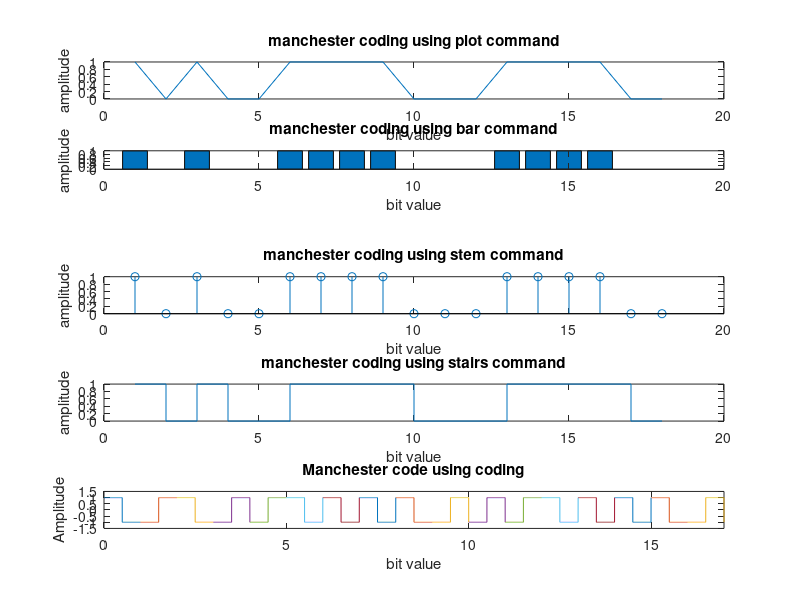

Reproduce this figure in MATLAB.
clc;
clear all;
close all;
b=[1 0 1 0 0 1 1 1 1 0 0 0 1 1 1 1 0 ];
l=length(b);
b(l+1)=0;
n=1;

subplot(5,1,1)
plot(b)
title('manchester coding using plot command')
xlabel('bit value')
ylabel('amplitude')

subplot(6,1,2)
bar(b)
title('manchester coding using bar command')
xlabel('bit value')
ylabel('amplitude')

subplot(5,1,3)
stem(b)
title('manchester coding using stem command')
xlabel('bit value')
ylabel('amplitude')

subplot(5,1,4)
stairs(b)
title('manchester coding using stairs command')
xlabel('bit value')
ylabel('amplitude')

 while n<=l
    t=(n-1):.001:n;
    if b(n)==1
        if b(n+1)==0
            y=(t<(n-0.5))+(-1)*(t>=n-0.5&t<=n);
        else
            y=(t<(n-0.5)|t==n)+(-1)*(t>=n-0.5&t<n);
        end
    else
        if b(n+1)==1
            y=(-1)*(t<(n-0.5))+(t>=n-0.5&t<=n);
        else
             y=(-1)*(t<(n-0.5)|t==n)+(t>=n-0.5&t<n);
        end
    end
    subplot(5,1,5)
    plot(t,y)
    hold on;
    axis([0 l -1.5 1.5]);
    n=n+1;
 end
title('Manchester code using coding');
xlabel('bit value');
ylabel('Amplitude');